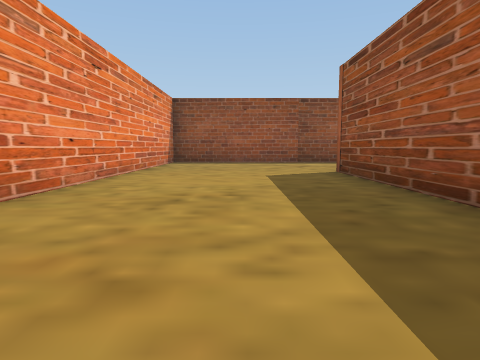
View 1 (above)

24 first-person views from a walk through a Unity game level. The camera is 1.2 m above the floor, tilts 6° down and sees 75° across. The floor is counted in squares, 2 m on a side. Each view is taken from the middle of a square. On the plan, view 1 faces up. The plan holds only what a view shows up to about 9 squares ahead; the rest is blank. The place goes on beyond the plan. The player is left out.

View 2
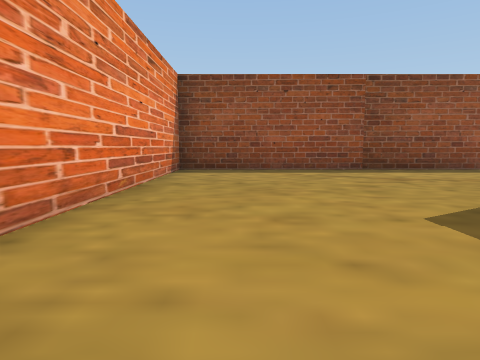

View 3
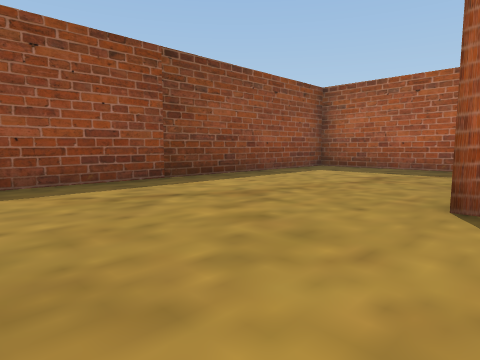

View 4
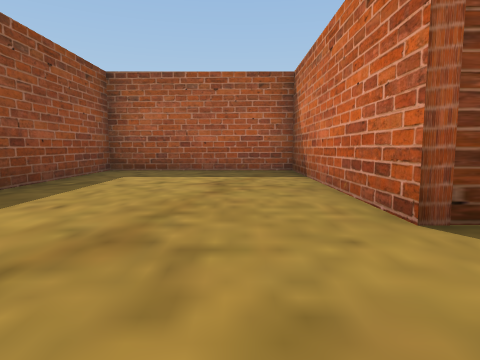

View 5
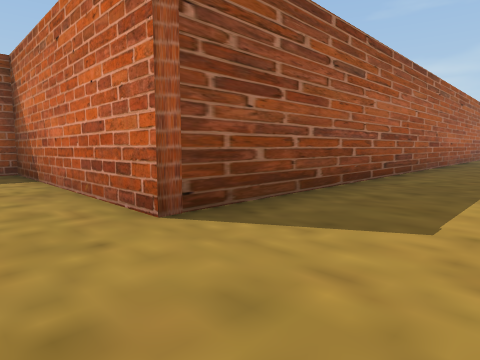

View 6
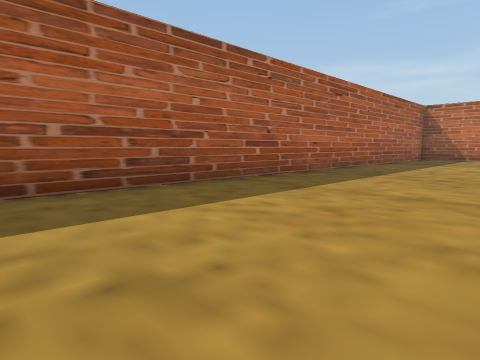

View 7
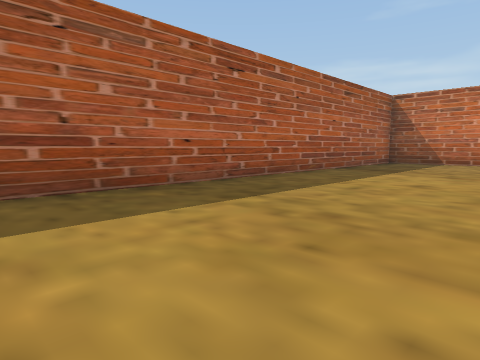

View 8
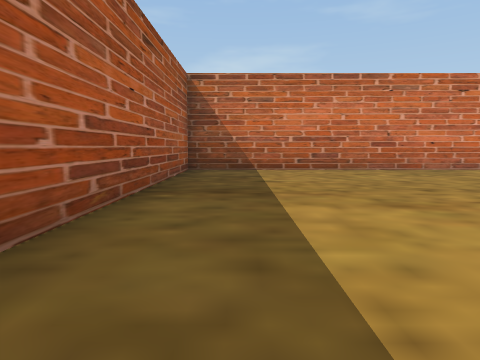

View 9
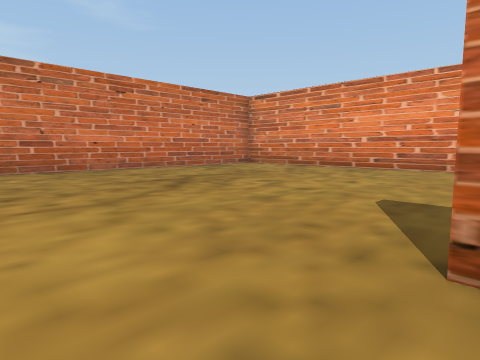

View 10
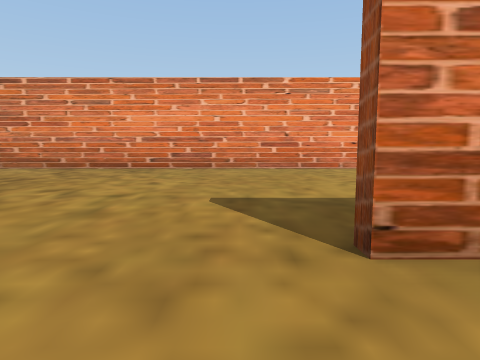

View 11
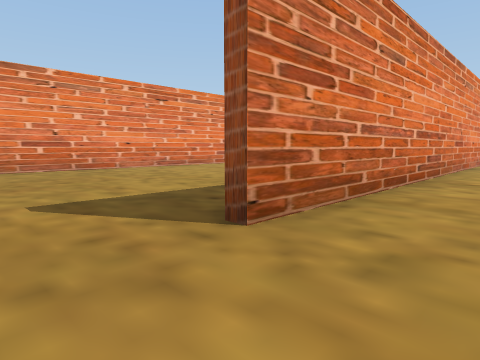

View 12
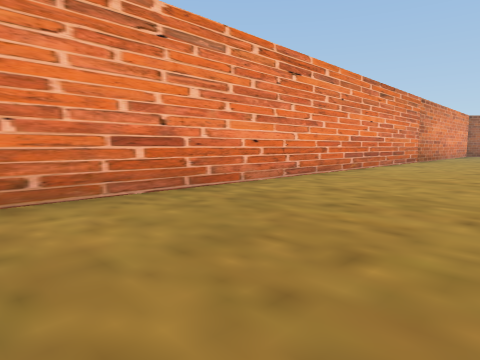

View 13
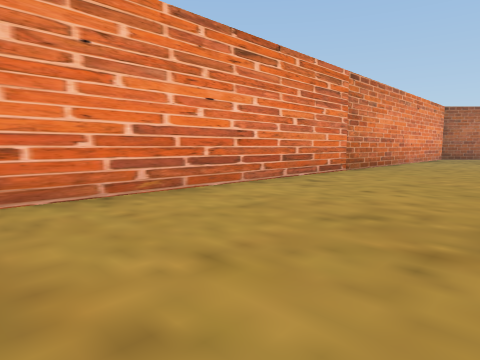

View 14
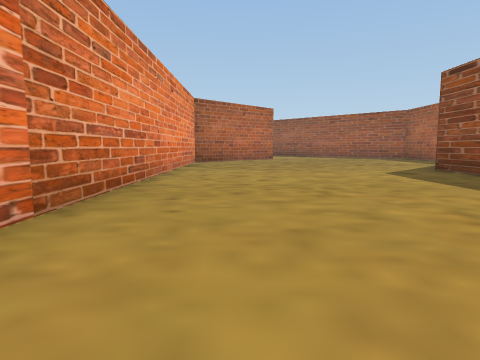

View 15
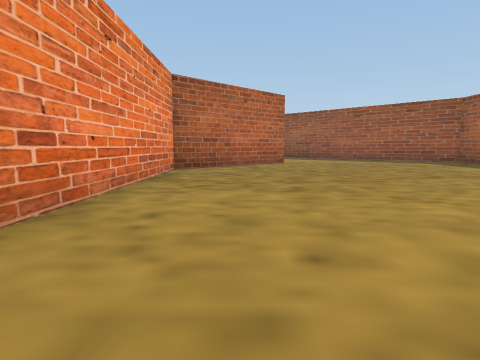

View 16
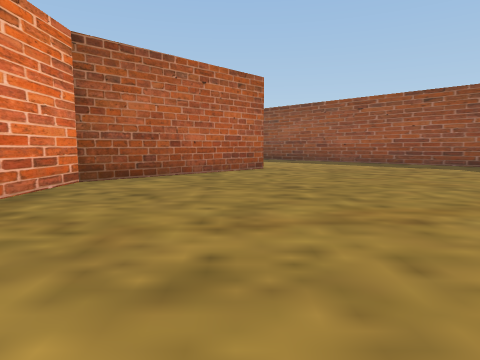

View 17
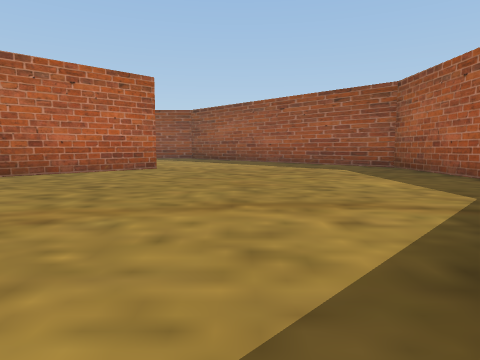

View 18
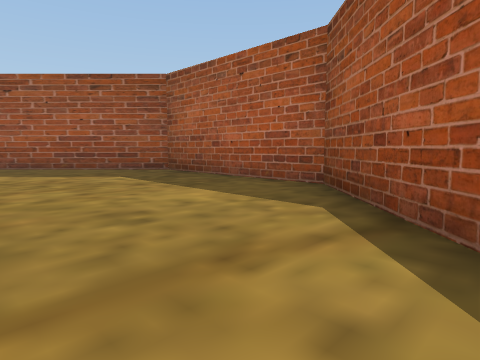

View 19
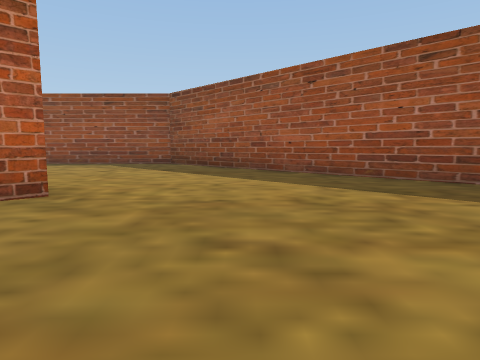

View 20
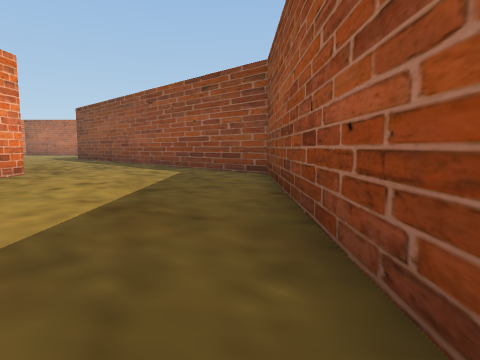

View 21
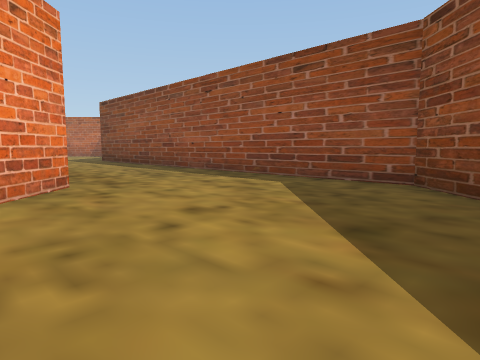

View 22
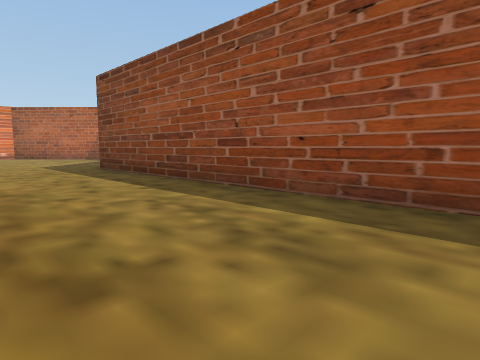

View 23
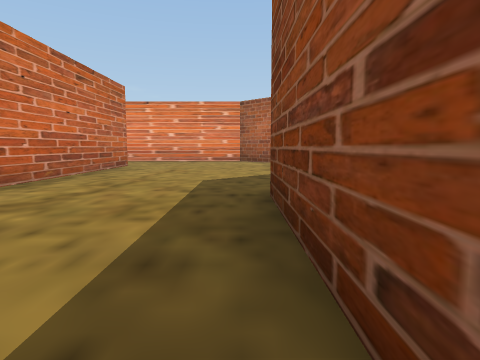

View 24
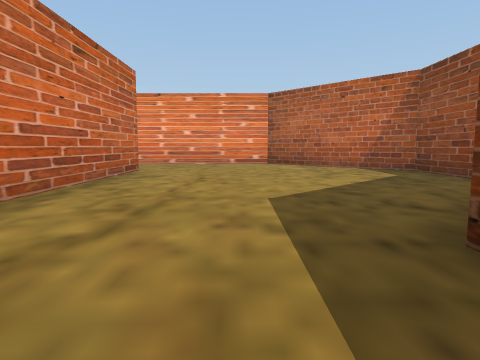

### Floor plan
Points are (right, up) in squares from view 1. A wall is a line through its corners. A room is listed if a view was taken in it or the views show most of it. See-through windows are left out.
Room 1 (views 1, 2, 3, 4, 5, 6, 7, 8, 9, 10, 11, 12, 13, 14, 15, 16, 17, 18, 19, 20, 21, 22, 23, 24)
walls: (-2.9, 11.6) (-2.9, 13.2); (-1.9, 14.2) (0.6, 16.6) (0.6, 21.3) (-6.5, 28.4) (-18.9, 28.4); (-6.3, 20.8) (-9.8, 17.4) (-9.8, -11.8); (-10.1, 24.5) (-9.1, 23.5); (-5.6, -12.3) (2.4, -12.3) (2.4, 7.6) (8.1, 7.6) (8.1, 12.4) (-2.6, 12.4) (-2.6, -4.4); (-25.1, 24.4) (-19.6, 24.4); (-22.9, 31.4) (-24.9, 31.4) (-26.2, 30.2)

Where each view was taken, in squares from view 1:
view 1: 0 up, 0 right, facing up
view 2: 4 up, 1 left, facing up
view 3: 7 up, 1 left, facing up-right
view 4: 9 up, 0 right, facing right
view 5: 9 up, 0 right, facing down-right
view 6: 4 up, 2 left, facing down-right
view 7: 0 up, 2 left, facing down-right
view 8: 4 down, 1 right, facing down
view 9: 4 down, 1 left, facing down-left
view 10: 5 down, 1 left, facing left
view 11: 6 down, 1 left, facing up-left
view 12: 6 down, 6 left, facing up-left
view 13: 0 up, 6 left, facing up-left
view 14: 5 up, 8 left, facing up
view 15: 9 up, 8 left, facing up
view 16: 12 up, 7 left, facing up
view 17: 12 up, 4 left, facing up
view 18: 14 up, 4 left, facing up-right
view 19: 17 up, 4 left, facing up
view 20: 23 up, 2 left, facing up-left
view 21: 23 up, 5 left, facing up-left
view 22: 25 up, 10 left, facing up-left
view 23: 28 up, 15 left, facing left
view 24: 27 up, 17 left, facing left
